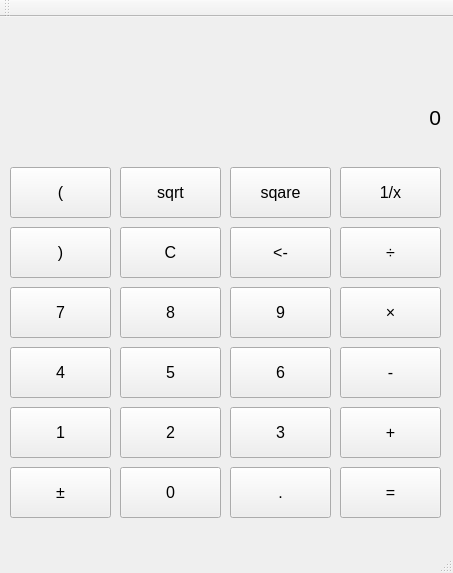
<?xml version="1.0" encoding="UTF-8"?>
<ui version="4.0">
 <class>CalculatorClass</class>
 <widget class="QMainWindow" name="CalculatorClass">
  <property name="geometry">
   <rect>
    <x>0</x>
    <y>0</y>
    <width>453</width>
    <height>573</height>
   </rect>
  </property>
  <property name="windowTitle">
   <string>Calculator</string>
  </property>
  <widget class="QWidget" name="centralWidget">
   <widget class="QPushButton" name="leftParentheseButton">
    <property name="geometry">
     <rect>
      <x>10</x>
      <y>150</y>
      <width>101</width>
      <height>51</height>
     </rect>
    </property>
    <property name="font">
     <font>
      <family>Arial</family>
      <pointsize>12</pointsize>
     </font>
    </property>
    <property name="text">
     <string>(</string>
    </property>
   </widget>
   <widget class="QPushButton" name="sqrtButton">
    <property name="geometry">
     <rect>
      <x>120</x>
      <y>150</y>
      <width>101</width>
      <height>51</height>
     </rect>
    </property>
    <property name="font">
     <font>
      <family>Arial</family>
      <pointsize>12</pointsize>
     </font>
    </property>
    <property name="text">
     <string>sqrt</string>
    </property>
   </widget>
   <widget class="QPushButton" name="sqareButton">
    <property name="geometry">
     <rect>
      <x>230</x>
      <y>150</y>
      <width>101</width>
      <height>51</height>
     </rect>
    </property>
    <property name="font">
     <font>
      <family>Arial</family>
      <pointsize>12</pointsize>
     </font>
    </property>
    <property name="text">
     <string>sqare</string>
    </property>
   </widget>
   <widget class="QPushButton" name="reciprocalButton">
    <property name="geometry">
     <rect>
      <x>340</x>
      <y>150</y>
      <width>101</width>
      <height>51</height>
     </rect>
    </property>
    <property name="font">
     <font>
      <family>Arial</family>
      <pointsize>12</pointsize>
     </font>
    </property>
    <property name="text">
     <string>1/x</string>
    </property>
   </widget>
   <widget class="QPushButton" name="rightParentheseButton">
    <property name="geometry">
     <rect>
      <x>10</x>
      <y>210</y>
      <width>101</width>
      <height>51</height>
     </rect>
    </property>
    <property name="font">
     <font>
      <family>Arial</family>
      <pointsize>12</pointsize>
     </font>
    </property>
    <property name="text">
     <string>)</string>
    </property>
   </widget>
   <widget class="QPushButton" name="CButton">
    <property name="geometry">
     <rect>
      <x>120</x>
      <y>210</y>
      <width>101</width>
      <height>51</height>
     </rect>
    </property>
    <property name="font">
     <font>
      <family>Arial</family>
      <pointsize>12</pointsize>
     </font>
    </property>
    <property name="text">
     <string>C</string>
    </property>
   </widget>
   <widget class="QPushButton" name="backButton">
    <property name="geometry">
     <rect>
      <x>230</x>
      <y>210</y>
      <width>101</width>
      <height>51</height>
     </rect>
    </property>
    <property name="font">
     <font>
      <family>Arial</family>
      <pointsize>12</pointsize>
     </font>
    </property>
    <property name="text">
     <string>&lt;-</string>
    </property>
   </widget>
   <widget class="QPushButton" name="divideButton">
    <property name="geometry">
     <rect>
      <x>340</x>
      <y>210</y>
      <width>101</width>
      <height>51</height>
     </rect>
    </property>
    <property name="font">
     <font>
      <family>Arial</family>
      <pointsize>12</pointsize>
     </font>
    </property>
    <property name="text">
     <string>÷</string>
    </property>
   </widget>
   <widget class="QPushButton" name="sevenButton">
    <property name="geometry">
     <rect>
      <x>10</x>
      <y>270</y>
      <width>101</width>
      <height>51</height>
     </rect>
    </property>
    <property name="font">
     <font>
      <family>Arial</family>
      <pointsize>12</pointsize>
     </font>
    </property>
    <property name="text">
     <string>7</string>
    </property>
   </widget>
   <widget class="QPushButton" name="eightButton">
    <property name="geometry">
     <rect>
      <x>120</x>
      <y>270</y>
      <width>101</width>
      <height>51</height>
     </rect>
    </property>
    <property name="font">
     <font>
      <family>Arial</family>
      <pointsize>12</pointsize>
     </font>
    </property>
    <property name="text">
     <string>8</string>
    </property>
   </widget>
   <widget class="QPushButton" name="nineButton">
    <property name="geometry">
     <rect>
      <x>230</x>
      <y>270</y>
      <width>101</width>
      <height>51</height>
     </rect>
    </property>
    <property name="font">
     <font>
      <family>Arial</family>
      <pointsize>12</pointsize>
     </font>
    </property>
    <property name="text">
     <string>9</string>
    </property>
   </widget>
   <widget class="QPushButton" name="mulButton">
    <property name="geometry">
     <rect>
      <x>340</x>
      <y>270</y>
      <width>101</width>
      <height>51</height>
     </rect>
    </property>
    <property name="font">
     <font>
      <family>Arial</family>
      <pointsize>12</pointsize>
     </font>
    </property>
    <property name="text">
     <string>×</string>
    </property>
   </widget>
   <widget class="QPushButton" name="fourButton">
    <property name="geometry">
     <rect>
      <x>10</x>
      <y>330</y>
      <width>101</width>
      <height>51</height>
     </rect>
    </property>
    <property name="font">
     <font>
      <family>Arial</family>
      <pointsize>12</pointsize>
     </font>
    </property>
    <property name="text">
     <string>4</string>
    </property>
   </widget>
   <widget class="QPushButton" name="fiveButton">
    <property name="geometry">
     <rect>
      <x>120</x>
      <y>330</y>
      <width>101</width>
      <height>51</height>
     </rect>
    </property>
    <property name="font">
     <font>
      <family>Arial</family>
      <pointsize>12</pointsize>
     </font>
    </property>
    <property name="text">
     <string>5</string>
    </property>
   </widget>
   <widget class="QPushButton" name="sixButton">
    <property name="geometry">
     <rect>
      <x>230</x>
      <y>330</y>
      <width>101</width>
      <height>51</height>
     </rect>
    </property>
    <property name="font">
     <font>
      <family>Arial</family>
      <pointsize>12</pointsize>
     </font>
    </property>
    <property name="text">
     <string>6</string>
    </property>
   </widget>
   <widget class="QPushButton" name="minButton">
    <property name="geometry">
     <rect>
      <x>340</x>
      <y>330</y>
      <width>101</width>
      <height>51</height>
     </rect>
    </property>
    <property name="font">
     <font>
      <family>Arial</family>
      <pointsize>12</pointsize>
     </font>
    </property>
    <property name="text">
     <string>-</string>
    </property>
   </widget>
   <widget class="QPushButton" name="oneButton">
    <property name="geometry">
     <rect>
      <x>10</x>
      <y>390</y>
      <width>101</width>
      <height>51</height>
     </rect>
    </property>
    <property name="font">
     <font>
      <family>Arial</family>
      <pointsize>12</pointsize>
     </font>
    </property>
    <property name="text">
     <string>1</string>
    </property>
   </widget>
   <widget class="QPushButton" name="twoButton">
    <property name="geometry">
     <rect>
      <x>120</x>
      <y>390</y>
      <width>101</width>
      <height>51</height>
     </rect>
    </property>
    <property name="font">
     <font>
      <family>Arial</family>
      <pointsize>12</pointsize>
     </font>
    </property>
    <property name="text">
     <string>2</string>
    </property>
   </widget>
   <widget class="QPushButton" name="threeButton">
    <property name="geometry">
     <rect>
      <x>230</x>
      <y>390</y>
      <width>101</width>
      <height>51</height>
     </rect>
    </property>
    <property name="font">
     <font>
      <family>Arial</family>
      <pointsize>12</pointsize>
     </font>
    </property>
    <property name="text">
     <string>3</string>
    </property>
   </widget>
   <widget class="QPushButton" name="plusButton">
    <property name="geometry">
     <rect>
      <x>340</x>
      <y>390</y>
      <width>101</width>
      <height>51</height>
     </rect>
    </property>
    <property name="font">
     <font>
      <family>Arial</family>
      <pointsize>12</pointsize>
     </font>
    </property>
    <property name="text">
     <string>+</string>
    </property>
   </widget>
   <widget class="QPushButton" name="negateButton">
    <property name="geometry">
     <rect>
      <x>10</x>
      <y>450</y>
      <width>101</width>
      <height>51</height>
     </rect>
    </property>
    <property name="font">
     <font>
      <family>Arial</family>
      <pointsize>12</pointsize>
     </font>
    </property>
    <property name="text">
     <string>±</string>
    </property>
   </widget>
   <widget class="QPushButton" name="zeroButton">
    <property name="geometry">
     <rect>
      <x>120</x>
      <y>450</y>
      <width>101</width>
      <height>51</height>
     </rect>
    </property>
    <property name="font">
     <font>
      <family>Arial</family>
      <pointsize>12</pointsize>
     </font>
    </property>
    <property name="text">
     <string>0</string>
    </property>
   </widget>
   <widget class="QPushButton" name="dotButton">
    <property name="geometry">
     <rect>
      <x>230</x>
      <y>450</y>
      <width>101</width>
      <height>51</height>
     </rect>
    </property>
    <property name="font">
     <font>
      <family>Arial</family>
      <pointsize>12</pointsize>
     </font>
    </property>
    <property name="text">
     <string>.</string>
    </property>
   </widget>
   <widget class="QPushButton" name="equalButton">
    <property name="geometry">
     <rect>
      <x>340</x>
      <y>450</y>
      <width>101</width>
      <height>51</height>
     </rect>
    </property>
    <property name="font">
     <font>
      <family>Arial</family>
      <pointsize>12</pointsize>
     </font>
    </property>
    <property name="text">
     <string>=</string>
    </property>
   </widget>
   <widget class="QLabel" name="expressionLabel">
    <property name="geometry">
     <rect>
      <x>10</x>
      <y>20</y>
      <width>431</width>
      <height>31</height>
     </rect>
    </property>
    <property name="font">
     <font>
      <family>Arial</family>
      <pointsize>10</pointsize>
     </font>
    </property>
    <property name="contextMenuPolicy">
     <enum>Qt::NoContextMenu</enum>
    </property>
    <property name="text">
     <string/>
    </property>
    <property name="alignment">
     <set>Qt::AlignRight|Qt::AlignTrailing|Qt::AlignVCenter</set>
    </property>
   </widget>
   <widget class="QLabel" name="inputLabel">
    <property name="geometry">
     <rect>
      <x>10</x>
      <y>70</y>
      <width>431</width>
      <height>61</height>
     </rect>
    </property>
    <property name="font">
     <font>
      <family>Arial</family>
      <pointsize>16</pointsize>
     </font>
    </property>
    <property name="layoutDirection">
     <enum>Qt::RightToLeft</enum>
    </property>
    <property name="text">
     <string>0</string>
    </property>
    <property name="alignment">
     <set>Qt::AlignRight|Qt::AlignTrailing|Qt::AlignVCenter</set>
    </property>
   </widget>
  </widget>
  <widget class="QMenuBar" name="menuBar">
   <property name="geometry">
    <rect>
     <x>0</x>
     <y>0</y>
     <width>453</width>
     <height>26</height>
    </rect>
   </property>
  </widget>
  <widget class="QToolBar" name="mainToolBar">
   <attribute name="toolBarArea">
    <enum>TopToolBarArea</enum>
   </attribute>
   <attribute name="toolBarBreak">
    <bool>false</bool>
   </attribute>
  </widget>
  <widget class="QStatusBar" name="statusBar"/>
 </widget>
 <layoutdefault spacing="6" margin="11"/>
 <resources>
  <include location="Calculator.qrc"/>
 </resources>
 <connections/>
</ui>
